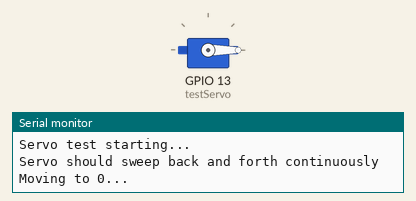
This sketch was run on a simulated ESP32. On the bench: servo, the last lines printed to the serial monitor.

Above: at 1.05 s.
At 3.05 s:
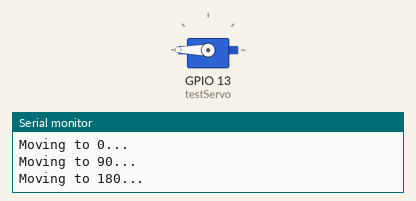
At 5.0 s:
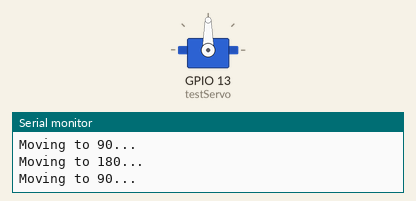
Timing chart, 0 to 6.2 s (numbered marks = the images above):
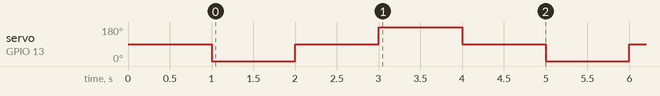

The sketch:

Test2b_ServoBasic.ino
```cpp
// BASIC SERVO TEST - just sweeps one servo back and forth
// If this doesn't work, it's a wiring or power problem

#include <Arduino.h>
#include <ESP32Servo.h>

Servo testServo;

void setup() {
    Serial.begin(115200);
    delay(1000);

    testServo.attach(13);  // Pan servo on GPIO 13
    Serial.println("Servo test starting...");
    Serial.println("Servo should sweep back and forth continuously");
}

void loop() {
    Serial.println("Moving to 0...");
    testServo.write(0);
    delay(1000);

    Serial.println("Moving to 90...");
    testServo.write(90);
    delay(1000);

    Serial.println("Moving to 180...");
    testServo.write(180);
    delay(1000);

    Serial.println("Moving to 90...");
    testServo.write(90);
    delay(1000);
}
```

Measured:
- by itself, servo on GPIO 13 (testServo): repeats every 4.0 s: 90° 1.0 s, 180° 1.0 s, 90° 1.0 s, 0° 1.0 s
